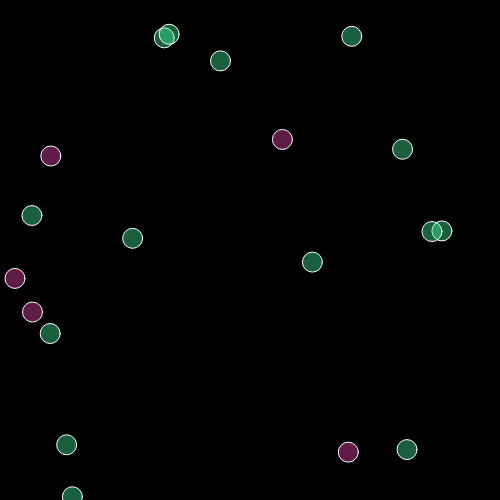
Frame 1 (no input)
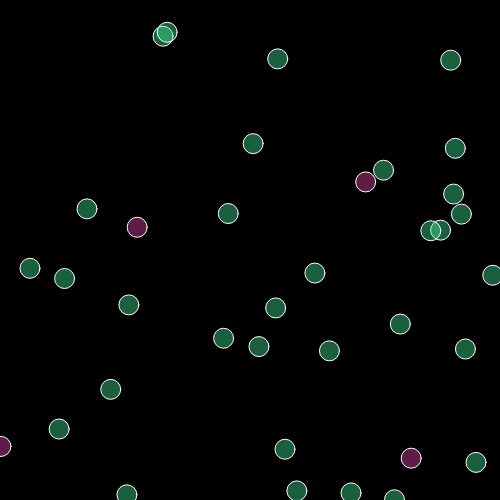
Frame 60 (no input)
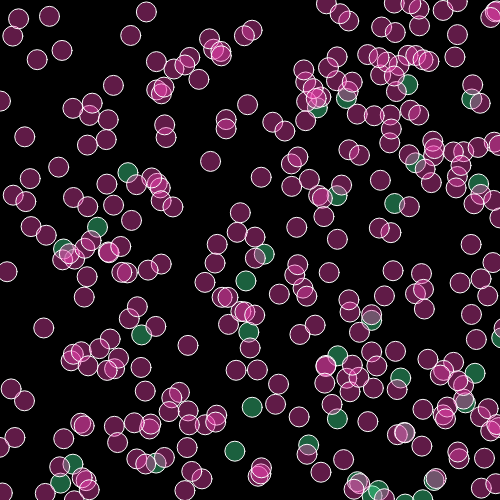
Frame 120 (the mouse pressed at the canvas centre since frame 60)

The p5.js sketch that drew these frames (run headless with seeded random() and noise() and a simulated clock; from frame 60 on, the mouse is pressed at the canvas centre):

// p5.js sketch
// ── sketch.js
let animals = []
let prey = 0, pred = 1;
let color_pred = [245, 69, 180, 100]
let color_prey = [69, 245, 157, 100]

let rate_prey_inc = 0.008
let rate_prey_dec = 0.3
let rate_pred_inc = 0.9
let rate_pred_dec = 0.008

function setup() {
     createCanvas(500, 500);
     for(let i = 0; i < 15; i++){
          animals.push(new Animal(prey))
     }

     for(let i = 0; i < 5; i++){
          animals.push(new Animal(pred))
     }
     // frameRate(5)

     // 처음부터 intersection이 있는지 체크
     let animal_to_splice = []
     
     for(let i = 0; i<animals.length; i++){
          for (let j = 0; j < animals.length; j++){
               if (i!=j && animals[i].intersects(animals[j])){
                    animal_to_splice.push(i)
               }
          }
     }
     if (animal_to_splice.length > 0){
          animals.splice(animal_to_splice, 1)
     }

}

function draw() {
     
     background(0);
     
     let num_prey_to_push =0
     let num_pred_to_push = 0

     let animal_to_splice = []

     for(let i = 0; i<animals.length; i++){
          animals[i].show()
          
          if (animals[i].type == prey && rate_prey_inc > random()){ 
               // 동물이 피식자이고 번식하는 경우
               num_prey_to_push += 1
          } else if(animals[i].type == pred && rate_pred_dec > random()) { 
               // 동물이 포식자이고 자연사하는 경우
               animal_to_splice.push(i)
          }
          
          // 피식자 혹은 포식자가 마주쳤을 때
          for (let j = 0; j < animals.length; j++){
               if (i!=j && animals[i].intersects(animals[j])){
                    animals[i].changeDirectionX()
                    animals[i].changeDirectionY()

                    if (animals[i].type == prey && animals[j].type == pred && rate_prey_dec > random()){
                         // 피식자의 경우
                         animal_to_splice.push(i)
                    } else if (animals[i].type == pred && animals[j].type == prey && rate_pred_inc > random()){
                         // 포식자의 경우
                         num_pred_to_push += 1
                    }
               }

               
          }
     }

     if (animal_to_splice.length > 0){
          animals.splice(animal_to_splice, 1)
     }

     for(let i = 0; i < num_prey_to_push; i++){
          animals.push(new Animal(prey))
     }

     for(let i = 0; i < num_pred_to_push; i++){
          animals.push(new Animal(pred))
     }
}

function linspace(start, stop, num, endpoint = true) {
     const div = endpoint ? (num - 1) : num;
     const step = (stop - start) / div;
     return Array.from({length: num}, (_, i) => start + step * i);
 }

 class Animal {
      constructor(type){
           this.loc_x = random(0, width);
           this.loc_y = random(0, height);
           this.vel_x = random(0.5, 2)
           this.vel_y = random(0.5, 2)

           this.type = type;
           this.r = 20
      }

      changeDirectionX(){
           this.vel_x *= -1
      }

      changeDirectionY(){
          this.vel_y *= -1
      }

      move() {
           this.loc_x += this.vel_x;
           this.loc_y += this.vel_y;

           if(this.loc_x > width-this.r/2 || this.loc_x < this.r/2){
                this.changeDirectionX()
           }
           
           if(this.loc_y > width-this.r/2 || this.loc_y < this.r/2){
               this.changeDirectionY()
          }

      }

      intersects(other){
           var d = dist(this.loc_x, this.loc_y, other.loc_x, other.loc_y)
           if (d < this.r/2 + other.r/2){
               return true;
           } else {
               return false;
           }
      }

      show() {
           this.move()

           if(this.type == prey){
               fill(color_prey[0], color_prey[1], color_prey[2], color_prey[3])
           } else if (this.type == pred){
               fill(color_pred[0], color_pred[1], color_pred[2], color_pred[3])
           }
           
           stroke(255)
           circle(this.loc_x, this.loc_y, this.r)
      }
 }
